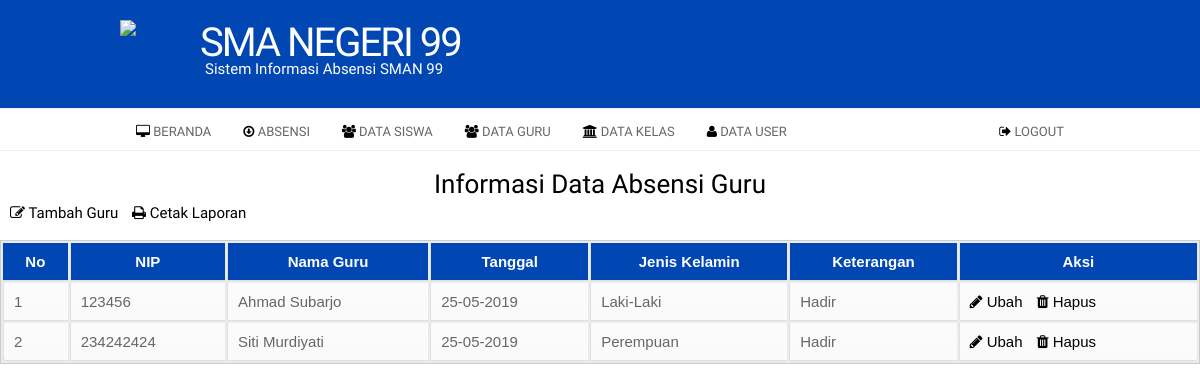
Page /index.php?page=guru (signed in) on the earlier database version.
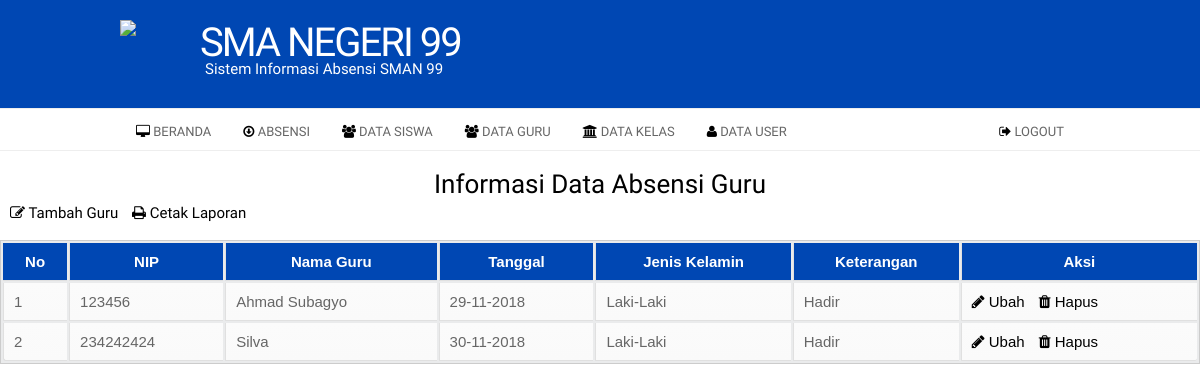
Same page on the later database version.
### tables this page shows
CREATE TABLE `tb_guru` (
  `id` int(11) NOT NULL,
  `nip` int(15) NOT NULL,
  `nama` varchar(50) NOT NULL,
  `tanggal` varchar(50) NOT NULL,
  `jenis_kelamin` enum('Laki-Laki','Perempuan') NOT NULL,
  `keterangan` enum('Hadir','Sakit','Izin','Alpa') NOT NULL
);

### page/admin/guru/guru.php (the view, shortened to what this page needs)
<h2 align="center">Informasi Data Absensi Guru</h2>
<a class="tambah" href="?page=guru&aksi=tambah"><i class="fa fa-edit fa"></i> Tambah Guru</a>
<a class="cetak" href="./laporan/laporan_guru.php"><i class="fa fa-print fa"></i> Cetak Laporan</a>
<link rel="stylesheet" type="text/css" href="assets/css/tabel.css">
<div align="center"><br>
                            <table>
                                    <thead>
                                        <tr>
                                            <th>No</th>
                                            <th>NIP</th>
                                            <th>Nama Guru</th>
                                            <th>Tanggal</th>
                                            <th>Jenis Kelamin</th>
                                            <th>Keterangan</th>
                                            <th>Aksi</th>
                                        </tr>
                                    </thead>
                                    <tbody>
                                        <?php
                                            $no = 1;
                                            $sql = $koneksi->query("select * from tb_guru");
                                            while ($data = $sql->fetch_assoc()) {
                                        ?>
                                        <tr>
                                            <td><?php echo $no++; ?></td>
                                            <td><?php echo $data['nip'];?></td>
                                            <td><?php echo $data['nama'];?></td>
                                            <td><?php echo $data['tanggal'];?></td>
                                            <td><?php echo $data['jenis_kelamin'];?></td>
                                            <td><?php echo $data['keterangan'];?></td>
                                            <td>
                                                <a href="?page=guru&aksi=ubah&id=<?php echo $data['id']; ?>"><i class="fa fa-pencil fa"></i> Ubah</a>
                                                <a onclick="return confirm('Anda Yakin Ingin Menghapus Guru Ini ?')" href="?page=guru&aksi=hapus&id=<?php echo $data['id']; ?>"><i class="fa fa-trash fa" style="margin-left: 10px;"></i> Hapus</a>
                                            </td>
                                        </tr>
                                        <?php } ?>
                                    </tbody>
                                </table>

Differences in the rows shown:
changed tb_guru: nama "Ahmad Subarjo" → "Ahmad Subagyo"; tanggal "25-05-2019" → "29-11-2018"
changed tb_guru: nama "Siti Murdiyati" → "Silva"; tanggal "25-05-2019" → "30-11-2018"; jenis_kelamin "Perempuan" → "Laki-Laki"
